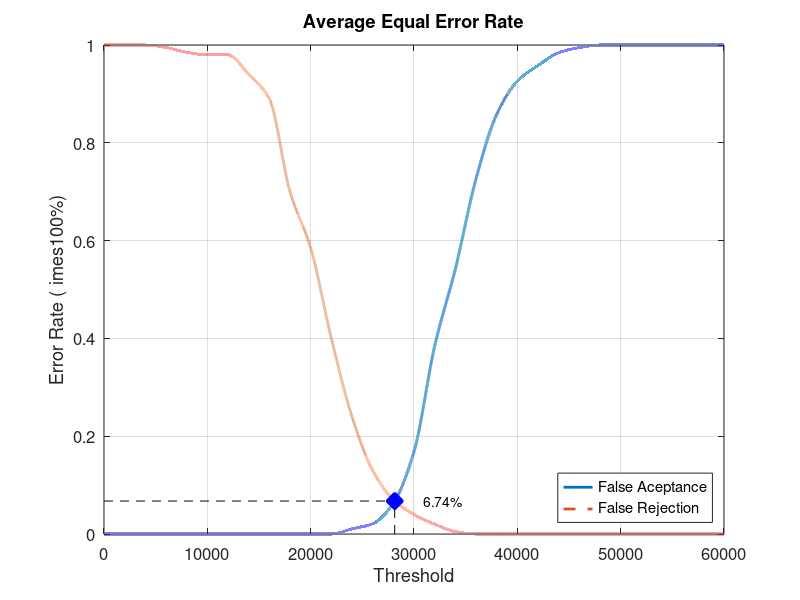
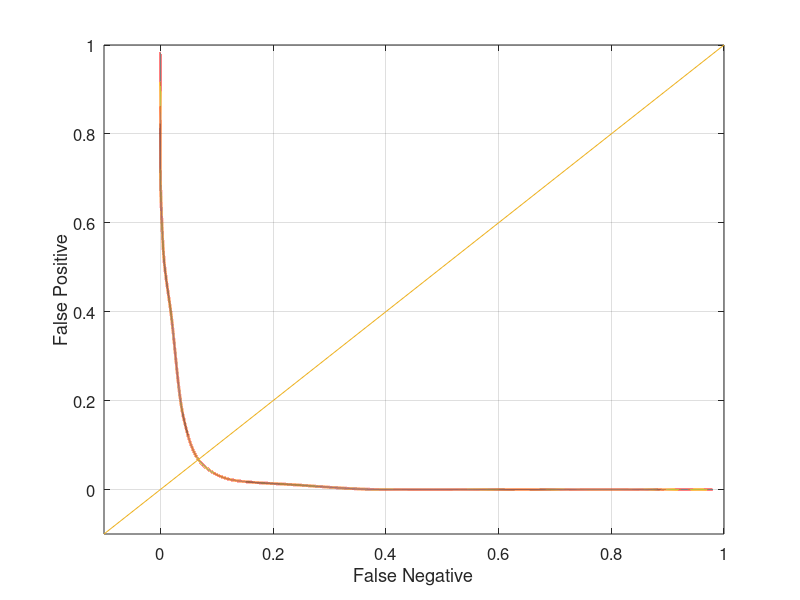

Source code (MATLAB) for these figures, in order:
close all;
clear;
clc;
x = 0:2000:60000;
xq = 0:0.5:60000;

y0 = [0 0 0 0 0 0 0 0 0 0 0 0 0.0105263 0.0210526 0.0631579 0.168421 0.384211 0.542105 0.726316 0.857895 0.926316 0.957895 0.984211 0.994737 1 1 1 1 1 1 1]
yy0 = interp1(x, y0, xq, 'pchip');
y1 = [1 1 1 0.995 0.985 0.98 0.98 0.94 0.89 0.7 0.585 0.4 0.24 0.13 0.07 0.04 0.02 0.005 0 0 0 0 0 0 0 0 0 0 0 0 0]
yy1 = interp1(x, y1, xq, 'pchip');

% Calculating EER: 
y2 = abs(y0 - y1);
find(y2 == min(y2))
yy2 = abs(yy0 - yy1);
xEER = find(yy2 == min(yy2));
xEERIndex = xq(xEER) % X-axis EER
yEER = yy0(xEER) % Y-axis EER

main = figure
plot(xq, yy0,'-','LineWidth', 2);	hold on
plot(xq, yy1,'--','LineWidth', 2);	hold on
plot([xEERIndex xEERIndex], [0 yEER], 'k--');	hold on
plot([0 xEERIndex], [yEER yEER], 'k--');	hold on
plot(xEERIndex, yEER, 'bx', 'LineWidth', 10);	hold on
text(xEERIndex + 10 * xEERIndex / 100, yEER, [num2str(round((10000 * yEER)) / 100) '%'])
legend('False Aceptance', 'False Rejection', 'Location', 'SouthEast')
xlabel('Threshold')
ylabel('Error Rate (	imes100%)')
title('Average Equal Error Rate')
set(gca, 'FontSize', 12)
axis([0 60000 0 1])
grid on

print(main, 'Database5_4Main', '-dpng');
FNRxFPR = figure('Color', [1 1 1]);
plot(yy1, yy0, '-', yy1, yy0, 'LineWidth', 2);
hold on
y = -0.1:0.1:1
plot(y, y); 
set(gca, 'FontSize', 12)
xlabel('False Negative')
ylabel('False Positive')
axis([-0.1 1 -0.1 1])
set(gca, 'FontSize', 12)
grid on

print(FNRxFPR, 'Database5_4FNRxFPR','-dpng');
